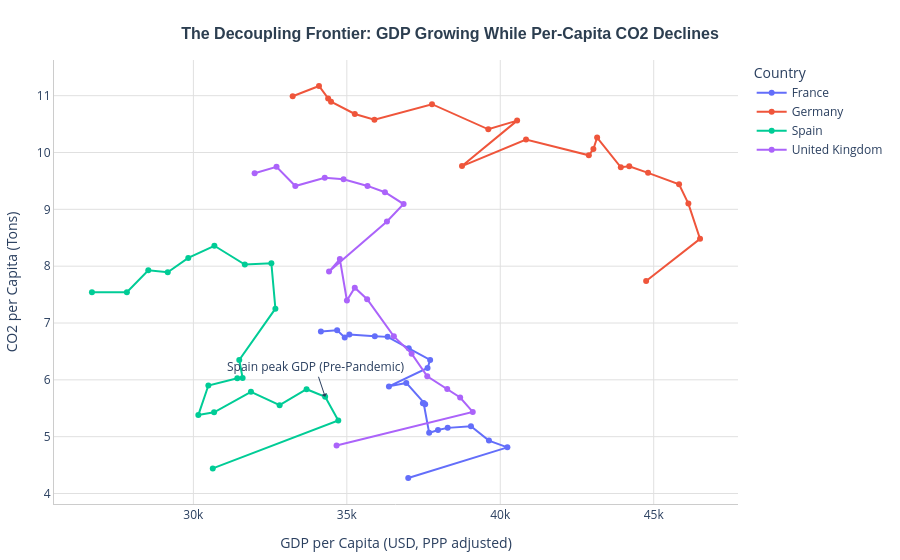

The notebook cell saved with this chart:
### Markdown cell above
---  
## Question 3: Decoupling GDP from Carbon Emissions (The Decoupling Frontier)
*   **Analytical Context:** Which European nations have successfully decoupled GDP per capita growth from CO2 emissions per capita, and how has this relationship shifted since 2000?
*   **Design Intent:** Plot paths showing trajectories over time. We compare Germany, UK, Spain, and France.

### Code cell
target_countries = ['Germany', 'United Kingdom', 'Spain', 'France']
df_q3 = df[df['Country'].isin(target_countries)].sort_values(['Country', 'Year'])

fig_q3 = px.line(
    df_q3,
    x='gdp_per_capita',
    y='co2_per_capita',
    color='Country',
    markers=True,
    hover_data=['Year']
)

fig_q3 = apply_layout_styling(
    fig_q3,
    "<b>The Decoupling Frontier: GDP Growing While Per-Capita CO2 Declines</b>",
    "GDP per Capita (USD, PPP adjusted)",
    "CO2 per Capita (Tons)"
)
# Highlight Spain with annotations
fig_q3.add_annotation(
    x=df_q3[(df_q3['Country'] == 'Spain') & (df_q3['Year'] == 2018)]['gdp_per_capita'].values[0],
    y=df_q3[(df_q3['Country'] == 'Spain') & (df_q3['Year'] == 2018)]['co2_per_capita'].values[0],
    text="Spain peak GDP (Pre-Pandemic)",
    showarrow=True,
    arrowhead=1
)
fig_q3.show()

### Figure 1 — Plotly figure (JSON) as saved in the notebook; plotly's stock layout.template omitted (floating-point values rounded to 4 significant figures)
{"data": [{"customdata": [[2000], [2001], [2002], [2003], [2004], [2005], [2006], [2007], [2008], [2009], [2010], [2011], [2012], [2013], [2014], [2015], [2016], [2017], [2018], [2019], [2020]], "hovertemplate": "Country=France<br>gdp_per_capita=%{x}<br>co2_per_capita=%{y}<br>Year=%{customdata[0]}<extra></extra>", "legendgroup": "France", "line": {"color": "#636efa", "dash": "solid"}, "marker": {"symbol": "circle"}, "mode": "lines+markers", "name": "France", "orientation": "v", "showlegend": true, "type": "scatter", "x": [34160.0, 34680.0, 34930.0, 35080.0, 35910.0, 36330.0, 37020.0, 37720.0, 37630.0, 36370.0, 36940.0, 37550.0, 37480.0, 37500.0, 37680.0, 37970.0, 38290.0, 39050.0, 39630.0, 40230.0, 37000.0], "xaxis": "x", "y": [6.85, 6.871, 6.747, 6.799, 6.769, 6.756, 6.554, 6.35, 6.209, 5.885, 5.946, 5.572, 5.59, 5.591, 5.067, 5.116, 5.155, 5.183, 4.931, 4.812, 4.272], "yaxis": "y"}, {"customdata": [[2000], [2001], [2002], [2003], [2004], [2005], [2006], [2007], [2008], [2009], [2010], [2011], [2012], [2013], [2014], [2015], [2016], [2017], [2018], [2019], [2020]], "hovertemplate": "Country=Germany<br>gdp_per_capita=%{x}<br>co2_per_capita=%{y}<br>Year=%{customdata[0]}<extra></extra>", "legendgroup": "Germany", "line": {"color": "#EF553B", "dash": "solid"}, "marker": {"symbol": "circle"}, "mode": "lines+markers", "name": "Germany", "orientation": "v", "showlegend": true, "type": "scatter", "x": [33240.0, 34090.0, 34390.0, 34490.0, 35260.0, 35900.0, 37780.0, 39610.0, 40550.0, 38750.0, 40840.0, 42890.0, 43030.0, 43160.0, 43930.0, 44200.0, 44820.0, 45830.0, 46130.0, 46510.0, 44750.0], "xaxis": "x", "y": [10.99, 11.17, 10.95, 10.89, 10.68, 10.58, 10.85, 10.41, 10.56, 9.761, 10.23, 9.95, 10.06, 10.26, 9.74, 9.757, 9.642, 9.441, 9.101, 8.481, 7.739], "yaxis": "y"}, {"customdata": [[2000], [2001], [2002], [2003], [2004], [2005], [2006], [2007], [2008], [2009], [2010], [2011], [2012], [2013], [2014], [2015], [2016], [2017], [2018], [2019], [2020]], "hovertemplate": "Country=Spain<br>gdp_per_capita=%{x}<br>co2_per_capita=%{y}<br>Year=%{customdata[0]}<extra></extra>", "legendgroup": "Spain", "line": {"color": "#00cc96", "dash": "solid"}, "marker": {"symbol": "circle"}, "mode": "lines+markers", "name": "Spain", "orientation": "v", "showlegend": true, "type": "scatter", "x": [26690.0, 27830.0, 28530.0, 29160.0, 29830.0, 30680.0, 31680.0, 32540.0, 32670.0, 31490.0, 31600.0, 31430.0, 30490.0, 30160.0, 30670.0, 31880.0, 32810.0, 33690.0, 34290.0, 34720.0, 30630.0], "xaxis": "x", "y": [7.539, 7.541, 7.928, 7.894, 8.145, 8.359, 8.029, 8.051, 7.252, 6.351, 6.033, 6.027, 5.901, 5.38, 5.429, 5.789, 5.554, 5.835, 5.702, 5.285, 4.441], "yaxis": "y"}, {"customdata": [[2000], [2001], [2002], [2003], [2004], [2005], [2006], [2007], [2008], [2009], [2010], [2011], [2012], [2013], [2014], [2015], [2016], [2017], [2018], [2019], [2020]], "hovertemplate": "Country=United Kingdom<br>gdp_per_capita=%{x}<br>co2_per_capita=%{y}<br>Year=%{customdata[0]}<extra></extra>", "legendgroup": "United Kingdom", "line": {"color": "#ab63fa", "dash": "solid"}, "marker": {"symbol": "circle"}, "mode": "lines+markers", "name": "United Kingdom", "orientation": "v", "showlegend": true, "type": "scatter", "x": [32000.0, 32710.0, 33320.0, 34280.0, 34890.0, 35670.0, 36240.0, 36850.0, 36310.0, 34420.0, 34770.0, 35000.0, 35260.0, 35660.0, 36530.0, 37110.0, 37620.0, 38270.0, 38690.0, 39100.0, 34670.0], "xaxis": "x", "y": [9.635, 9.749, 9.41, 9.556, 9.53, 9.412, 9.301, 9.093, 8.785, 7.905, 8.125, 7.396, 7.622, 7.418, 6.765, 6.461, 6.062, 5.838, 5.689, 5.435, 4.844], "yaxis": "y"}], "layout": {"annotations": [{"arrowhead": 1, "showarrow": true, "text": "Spain peak GDP (Pre-Pandemic)", "x": 34290.0, "y": 5.702}], "hovermode": "closest", "legend": {"title": {"text": "Country"}, "tracegroupgap": 0}, "margin": {"b": 40, "l": 40, "r": 40, "t": 60}, "paper_bgcolor": "white", "plot_bgcolor": "white", "title": {"font": {"color": "#2c3e50", "family": "Arial", "size": 16}, "text": "<b>The Decoupling Frontier: GDP Growing While Per-Capita CO2 Declines</b>", "x": 0.5, "xanchor": "center", "y": 0.95, "yanchor": "top"}, "xaxis": {"anchor": "y", "domain": [0.0, 1.0], "gridcolor": "#e0e0e0", "linecolor": "#cccccc", "showgrid": true, "showline": true, "title": {"text": "GDP per Capita (USD, PPP adjusted)"}}, "yaxis": {"anchor": "x", "domain": [0.0, 1.0], "gridcolor": "#e0e0e0", "linecolor": "#cccccc", "showgrid": true, "showline": true, "title": {"text": "CO2 per Capita (Tons)"}}}}
